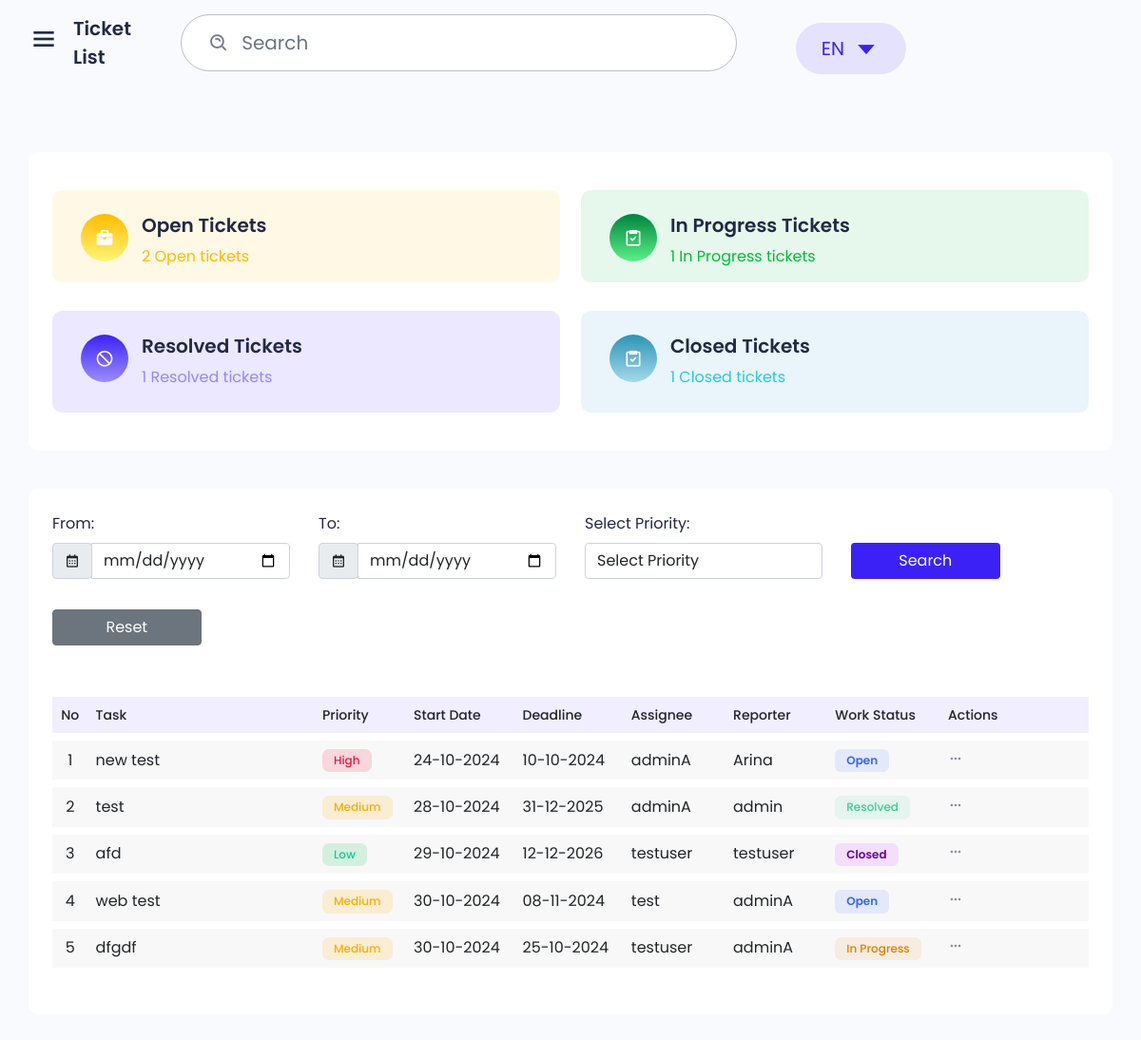
The app's page /api/, older data.
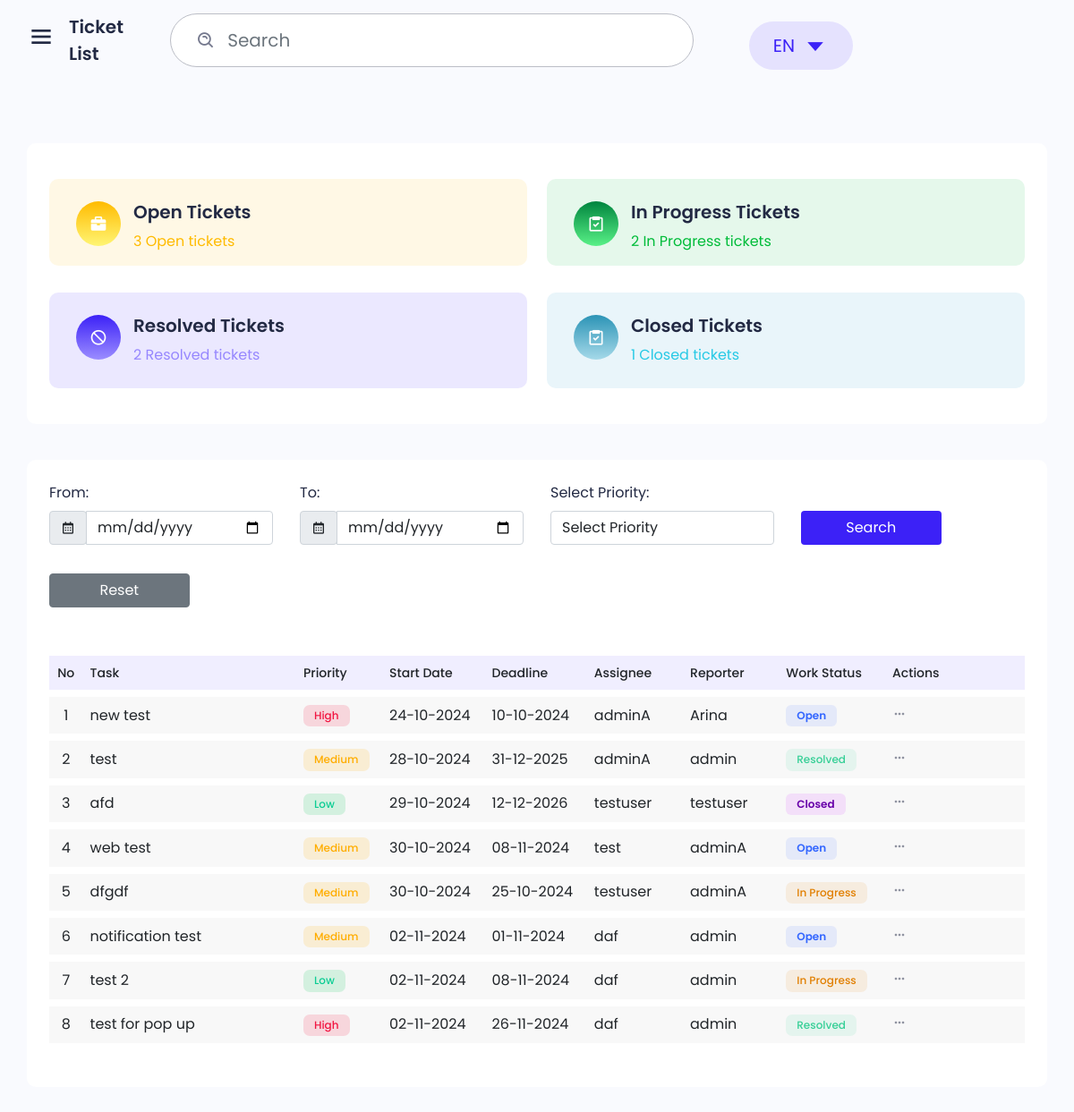
The same page, newer data.
### tickets/models.py (models this page shows)
class Ticket(models.Model):
    title = models.CharField(max_length=255)
    description = models.TextField()
    priority = models.CharField(max_length=50, choices=[('Low', 'Low'), ('Medium', 'Medium'), ('High', 'High'), ('Critical', 'Critical')])
    status = models.CharField(max_length=50, choices=[('Open', 'Open'), ('In Progress', 'In Progress'), ('Resolved', 'Resolved'), ('Closed', 'Closed')])
    assignee = models.ForeignKey(User, related_name='assigned_tickets', on_delete=models.SET_NULL, null=True)
    reporter = models.ForeignKey(User, related_name='reported_tickets', on_delete=models.SET_NULL, null=True)
    due_date = models.DateField()
    created_at = models.DateTimeField(auto_now_add=True)
    updated_at = models.DateTimeField(auto_now=True)

### tickets/views.py (the view)
# urls.py: path('', ticket_list, name='ticket_list'),
def ticket_list(request):
    tickets = Ticket.objects.all()
    from_date = request.GET.get('from_date')
    to_date = request.GET.get('to_date')
    priority = request.GET.get('priority')
    if from_date:
        try:
            from_date_parsed = datetime.strptime(from_date, "%Y-%m-%d").date()
            tickets = tickets.filter(created_at__date__gte=from_date_parsed)
        except ValueError:
            print(f"Invalid from_date format: {from_date}")
    if to_date:
        try:
            to_date_parsed = datetime.strptime(to_date, "%Y-%m-%d").date()
            tickets = tickets.filter(created_at__date__lte=to_date_parsed)
        except ValueError:
            print(f"Invalid to_date format: {to_date}")
    if priority and priority in ["High", "Medium", "Low", "Critical"]:
        tickets = tickets.filter(priority=priority)
    open_count = Ticket.objects.filter(status="Open").count()
    in_progress_count = Ticket.objects.filter(status="In Progress").count()
    resolved_count = Ticket.objects.filter(status="Resolved").count()
    closed_count = Ticket.objects.filter(status="Closed").count()
    return render(request, 'tickets/ticket_list.html', {
        'tickets': tickets,
        'open_count': open_count,
        'in_progress_count': in_progress_count,
        'resolved_count': resolved_count,
        'closed_count': closed_count
    })

### tickets/templates/tickets/ticket_list.html (shortened to what this page needs)
{% extends "layout.html" %}
{% block content %}
{% block maintitle %}
<div class="main-title">
    Ticket List
</div>
{% endblock maintitle %}
<div class="main">
    <div class="main-content ticket">
        <div class="row">
            <div class="col-12">
                <div class="box card-box">
                    <div class="icon-box bg-color-1">
                        <div class="icon bg-icon-1">
                            <i class="bx bxs-briefcase"></i>
                        </div>
                        <div class="content">
                            <h5 class="title-box">Open Tickets</h5>
                            <p class="color-1 mb-0 pt-4">{{ open_count }} Open tickets</p>
                        </div>
                    </div>
                    <div class="icon-box bg-color-2">
                        <div class="icon bg-icon-2">
                            <i class="bx bx-task"></i>
                        </div>
                        <div class="content">
                            <h5 class="title-box">In Progress Tickets</h5>
                            <p class="color-2 mb-0 pt-4">{{ in_progress_count }} In Progress tickets</p>
                        </div>
                    </div>
                    <div class="icon-box bg-color-3">
                        <div class="icon bg-icon-3">
                            <i class="bx bx-block"></i>
                        </div>
                        <div class="content">
                            <h5 class="title-box">Resolved Tickets</h5>
                            <p class="color-3 mb-0 pt-4">{{ resolved_count }} Resolved tickets</p>
                        </div>
                    </div>
                    <div class="icon-box bg-color-4">
                        <div class="icon bg-icon-4">
                            <i class="bx bx-task color-white"></i>
                        </div>
                        <div class="content">
                            <h5 class="title-box">Closed Tickets</h5>
                            <p class="color-4 mb-0 pt-4">{{ closed_count }} Closed tickets</p>
                        </div>
                    </div>
                </div>
            </div>
        </div>
        <div class="row">
            <div class="col-12 col-xl-12">
                <div class="box">
                    <div class="box-body pb-30">
                        <form method="get" action="" id="filterForm">
                            <div class="row align-items-center">
                                <div class="col-md-3 col-lg-3 mb-0">
                                    <div class="form-group">
                                        <label class="form-label">From:</label>
                                        <div class="input-group">
                                            <div class="input-group-prepend">
                                                <div class="input-group-text"><i class='bx bx-calendar'></i></div>
                                            </div>
                                            <input name="from_date" class="form-control fc-datepicker" placeholder="YYYY-MM-DD" type="date">
                                        </div>
                                    </div>
                                </div>
                                <div class="col-md-3 col-lg-3 mb-0">
                                    <div class="form-group">
                                        <label class="form-label">To:</label>
                                        <div class="input-group">
                                            <div class="input-group-prepend">
                                                <div class="input-group-text"><i class='bx bx-calendar'></i></div>
                                            </div>
                                            <input name="to_date" class="form-control fc-datepicker" placeholder="YYYY-MM-DD" type="date">
                                        </div>
                                    </div>
                                </div>
                                <div class="col-md-3 col-lg-3 mb-0">
                                    <div class="form-group">
                                        <label class="form-label">Select Priority:</label>
                                        <select name="priority" class="form-control custom-select select2">
                                            <option value="">Select Priority</option>
                                        </select>
                                    </div>
                                </div>
                                <div class="col-md-2 col-lg-2 mb-0">
                                    <div class="form-group mt-32">
                                        <button type="submit" class="btn bg-primary btn-block color-white">Search</button>
                                    </div>
                                </div>
                                <div class="col-md-2 col-lg-1 mb-0">
                                    <div class="form-group mt-32">
                                        <a href="{% url 'ticket_list' %}" class="btn btn-secondary btn-block">Reset</a>
                                    </div>
                                </div>
                            </div>
                        </form>
                    </div>
                    <div class="box-body">
                        <div class="table-responsive">
                            <table class="table table-vcenter text-nowrap table-bordered dataTable no-footer"
                                id="task-profile" role="grid">
                                <thead>
                                    <tr class="top">
                                        <th class="border-bottom-0 text-center sorting fs-14 font-w500"
                                            style="width: 26.6562px;">No</th>
                                        <th class="border-bottom-0 sorting fs-14 font-w500" style="width: 222.312px;">
                                            Task</th>
                                        <th class="border-bottom-0 sorting fs-14 font-w500" style="width: 84.8281px;">
                                            Priority</th>
                                        <th class="border-bottom-0 sorting fs-14 font-w500" style="width: 87.9844px;">
                                            Start Date</th>
                                        <th class="border-bottom-0 sorting fs-14 font-w500" style="width: 87.9844px;">
                                            Deadline</th>
                                        <th class="border-bottom-0 sorting fs-14 font-w500" style="width: 100.000px;">
                                            Assignee</th>
                                        <th class="border-bottom-0 sorting fs-14 font-w500" style="width: 100.000px;">
                                            Reporter</th>
                                        <th class="border-bottom-0 sorting fs-14 font-w500" style="width: 110.719px;">
                                            Work Status</th>
                                        <th class="border-bottom-0 sorting_disabled fs-14 font-w500"
                                            style="width: 145.391px;">Actions</th>
                                    </tr>
                                </thead>
                                <tbody>
                                    {% for ticket in tickets %}
                                    <tr class="{% cycle 'odd' 'even' %}">
                                        <td class="text-center">{{ forloop.counter }}</td>
                                        <td>
                                            <a href="javascript:void(0);" data-bs-toggle="modal"
                                                data-bs-target="#ticketDetailModal"
                                                onclick="showTicketDetails('{{ ticket.pk }}')">
                                                {{ ticket.title }}
                                            </a>
                                        </td>
                                        <td>
                                            <span
                                                class="badge {% if ticket.priority == 'High' %}badge-danger-light{% elif ticket.priority == 'Medium' %}badge-warning-light{% elif ticket.priority == 'Low' %}badge-success-light{% elif ticket.priority == 'Critical' %}badge-danger{% endif %}">
                                                {{ ticket.priority }}
                                            </span>
                                        </td>
                                        <td>{{ ticket.created_at|date:"d-m-Y" }}</td>
                                        <td>{{ ticket.due_date|date:"d-m-Y" }}</td>
                                        <td>
                                            {% if ticket.assignee %}
                                            {{ ticket.assignee.username }}
                                            {% else %}
                                            Unassigned
                                            {% endif %}
                                        </td>
                                        <td>{{ ticket.reporter.username }}</td>
                                        <td>
                                            <span
                                                class="badge {% if ticket.status == 'Open' %}badge-primary{% elif ticket.status == 'In Progress' %}badge-warning{% elif ticket.status == 'Resolved' %}badge-success{% elif ticket.status == 'Closed' %}badge-secondary{% endif %}">
                                                {{ ticket.status }}
                                            </span>
                                        </td>
                                        <td>
                                            <div class="dropdown">
                                                <a href="javascript:void(0);" class="btn-link" data-bs-toggle="dropdown"
                                                    aria-expanded="false">
                                                    <i class='bx bx-dots-horizontal-rounded'></i>
                                                </a>
                                            </div>
                                        </td>
                                    </tr>
                                    {% empty %}
                                    <tr>
                                        <td colspan="10" class="text-center">No tickets available.</td>
                                    </tr>
                                    {% endfor %}
                                </tbody>
                            </table>
                        </div>
                    </div>
                </div>
            </div>
        </div>
    </div>
</div>
{% endblock %}

### templates/layout.html (shortened to what this page needs)
<!DOCTYPE html>
{% load static %}
<html lang="en">
<head>
    <link href='https://unpkg.com/boxicons@2.0.7/css/boxicons.min.css' rel='stylesheet'>
    <link rel="stylesheet" href="{% static 'css/icons.min.css' %}">
    <link rel="stylesheet" href="{% static 'libs/owl.carousel/assets/owl.carousel.min.css' %}">
    <link rel="stylesheet" href="{% static 'libs/date-picker/datepicker.css' %}">
    <link rel="stylesheet" href="{% static 'css/bootstrap.min.css' %}">
    <link rel="stylesheet" href="{% static 'css/grid.css' %}">
    <link rel="stylesheet" href="{% static 'css/style.css' %}">
    <link rel="stylesheet" href="{% static 'css/responsive.css' %}">
    <link rel="stylesheet" href="{% static 'libs/fullcalendar/css/main.min.css' %}">
</head>
<body class="sidebar-expand">
                {% load notification_tags %}
    <div class="main-header">
        <div class="d-flex">
            <div class="mobile-toggle" id="mobile-toggle">
                <i class='bx bx-menu'></i>
            </div>
            {% block maintitle %}{% endblock maintitle %}
        </div>
        <div class="d-flex align-items-center">
            <form class="app-search d-none d-lg-block">
                <div class="position-relative">
                    <input type="text" class="form-control" placeholder="Search">
                    <span class="bx bx-search-alt"></span>
                </div>
            </form>
            <div class="dropdown d-inline-block">
                <button type="button" class="btn header-item" data-bs-toggle="dropdown" aria-haspopup="true" aria-expanded="false">
                        <span class="btn dropdown-toggle" id="header-lang-img">
                            EN
                            <i class='bx bx-caret-down'></i>
                        </span>
                    </button>
            </div>
        </div>
    </div>
        <main>
            {% block content %}
            {% endblock %}
        </main>
</body>
</html>

Row changes from the older to the newer data that the page shows:
added Ticket: title "notification test", priority "Medium", created_at "02-11-2024", due_date "01-11-2024", assignee.username "daf", reporter.username "admin", status "Open"
added Ticket: title "test 2", priority "Low", created_at "02-11-2024", due_date "08-11-2024", assignee.username "daf", reporter.username "admin", status "In Progress"
added Ticket: title "test for pop up", priority "High", created_at "02-11-2024", due_date "26-11-2024", assignee.username "daf", reporter.username "admin", status "Resolved"
Text that changed along with them:
{{ open_count }}: "2" → "3"
{{ in_progress_count }}: "1" → "2"
{{ resolved_count }}: "1" → "2"
